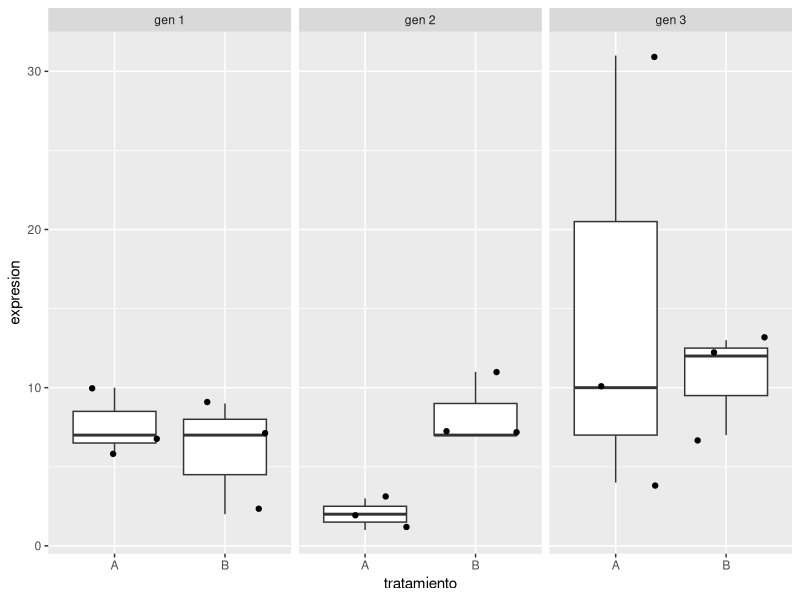
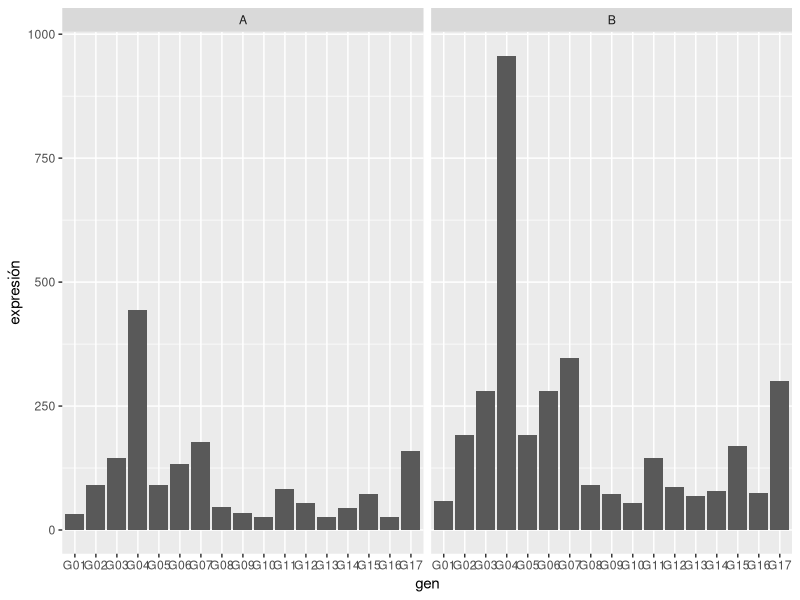
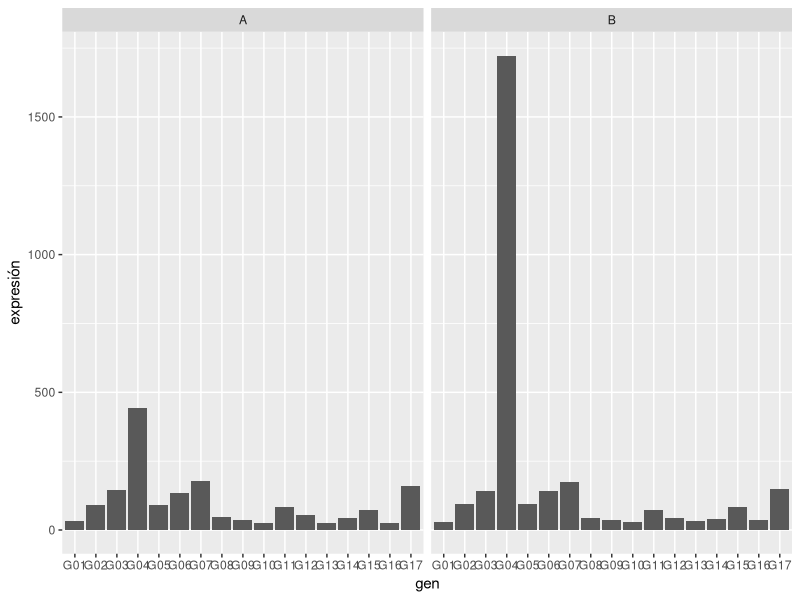

Generate these figures, in order, with R:
## ---- chunk 1
library(ggplot2)
ge <- data.frame(
   expresion = c(rnbinom(6, size = 5, mu = 7),
                 c(rnbinom(3, size = 5, mu = 4),
                   rnbinom(3, size = 5, mu = 10)),
                 rnbinom(6, size = 5, mu = 15)),
   gen = rep(c('gen 1', 'gen 2', 'gen 3'), each = 6),
   tratamiento = rep(c('A', 'A', 'A', 'B', 'B', 'B'), 3)
)
ggplot(ge, aes(x = tratamiento, y = expresion)) +
   geom_boxplot() + geom_point(position = 'jitter') +
   facet_wrap(~gen)
## ---- chunk 2
l <- rexp(17, 0.01)
ge <- data.frame(
   gen = rep(sprintf('G%02i', 1:17), 2),
   muestra = rep(c('A', 'B'), each = 17),
   expresión = c(
      sapply(l,     function(x) rpois(1, x)),
      sapply(l * 2, function(x) rpois(1, x))
   )
)
ggplot(ge, aes(x = gen, y = expresión)) +
  geom_bar(stat = 'identity') + 
  facet_wrap(~muestra)
## ---- chunk 3
total <- c(A = sum(ge[ge$muestra == 'A', 'expresión']),
           B = sum(ge[ge$muestra == 'B', 'expresión']))
i <- which.max(ge$expresión)
s <- ge[i, 'muestra']
g <- ge[i, 'gen']
f <- ge$muestra == s & ge$gen != g

ge[f, 'expresión'] <- 0.5 * total[s] * ge[f, 'expresión'] / total[s]
ge[i, 'expresión'] <- 0.5 * total[s]

ggplot(ge, aes(x = gen, y = expresión)) +
   geom_bar(stat = 'identity') +
   facet_wrap(~muestra)
